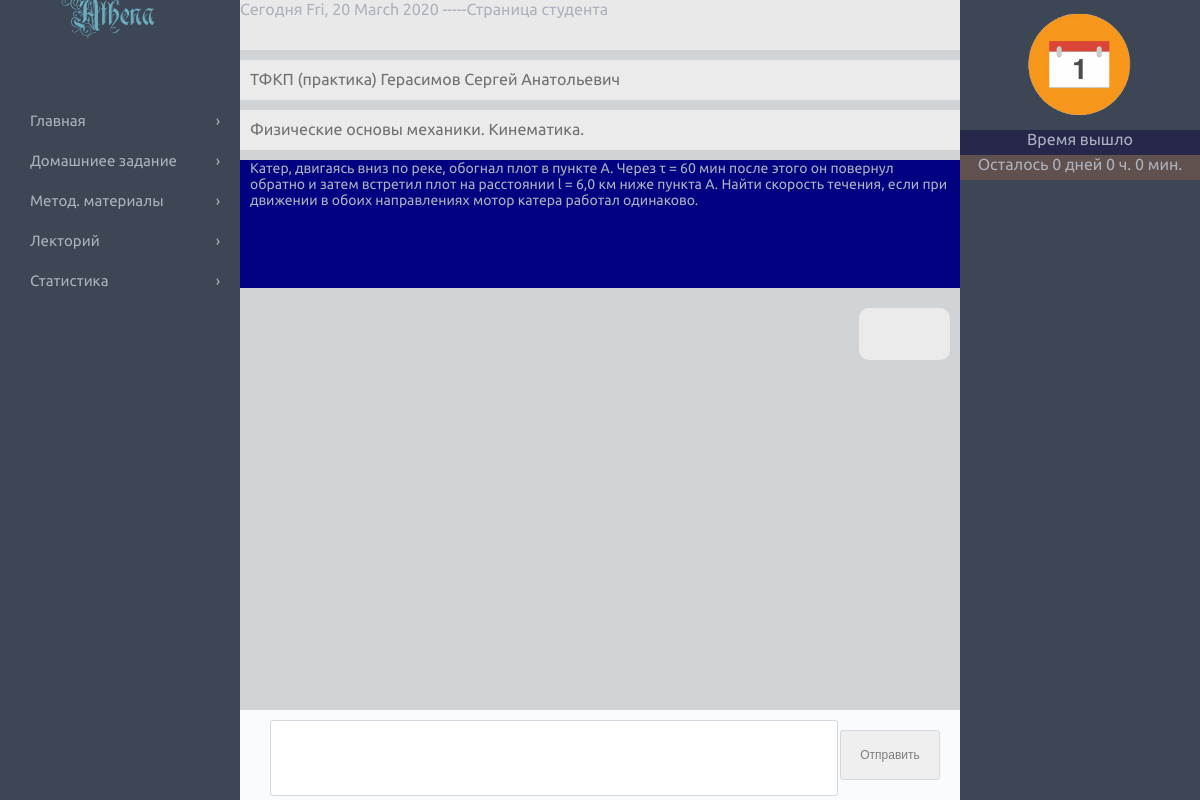
Screenshot of /student/homework.php (signed in) with the database file from the repository.
### tables this page shows
CREATE TABLE IF NOT EXISTS `courses` (
  `n` int(6) NOT NULL,
  `idCO` varchar(13) NOT NULL,
  `name_course` text NOT NULL,
  `idTU` varchar(13) NOT NULL,
  `idGR` varchar(13) NOT NULL,
  `date_exist_course` date NOT NULL,
  `sum_occup` int(3) NOT NULL
);

CREATE TABLE IF NOT EXISTS `userlist` (
  `n` int(11) NOT NULL,
  `id` varchar(13) NOT NULL,
  `status` varchar(10) NOT NULL,
  `login` varchar(30) NOT NULL,
  `pass` varchar(20) NOT NULL,
  `first_name` varchar(30) NOT NULL,
  `last_name` varchar(30) NOT NULL,
  `middle_name` varchar(30) NOT NULL,
  `idGR` varchar(13) NOT NULL
);

CREATE TABLE IF NOT EXISTS `homework` (
  `n` int(10) NOT NULL,
  `idHW` varchar(13) NOT NULL,
  `download_time` date NOT NULL,
  `publ_time` date NOT NULL,
  `deadline` datetime NOT NULL,
  `idTU` varchar(13) NOT NULL,
  `idCO` varchar(13) NOT NULL,
  `idGR` varchar(13) NOT NULL,
  `theme` varchar(50) NOT NULL,
  `descr` text NOT NULL,
  `link` text NOT NULL
);

### student/blocks/hw_blocks/hw_block.php (the view, shortened to what this page needs)
  <div id="checkhw">
<?php
$login=$_SESSION['user']['login'];
$query = "SELECT id,idGR FROM userlist WHERE login='$login'";
if ($result = $mysqli->query($query)) {
    $data = $result->fetch_assoc();
}
else{echo "error-mysql->query";exit();}
$id=$data['id'];
$query = "SELECT * from homework WHERE (idHW ='584351a4ca721')";
if ($result = $mysqli->query($query)) {
    $data = $result->fetch_assoc();
}
else{echo "error-mysql->query";exit();}
$theme=$data['theme'];
$descr=$data['descr'];
$idCO = $data['idCO'];
$idTU = $data['idTU'];
$deadline = $data['deadline'];
$idHW=$data['idHW'];
$today = date("Y-m-d H:i:s");
$number_of_sec = strtotime($deadline) - strtotime($today);
$number_of_days = (int) ($number_of_sec/(60*60*24));
$number_of_hours = (int) (($number_of_sec - $number_of_days*60*60*24)/(60*60));
$number_of_min = (int) (($number_of_sec - $number_of_days*60*60*24 - $number_of_hours*60*60)/60);
$query = "SELECT * from status_hw WHERE (idHW ='$idHW' and id = '$id')";
if ($result = $mysqli->query($query)) {
    $data = $result->fetch_assoc();
   $result->free();}
else{echo "error-mysql->query";exit();}
   $ostalos = "Осталось";
   if ($number_of_days < 0 || $number_of_hours < 0 || $number_of_min < 0) {
     $number_of_days = 0;
     $number_of_hours = 0;
     $number_of_min = 0;
     $name_of_day = "дней";
   }
if ($number_of_days == 0 && $number_of_hours == 0 && $number_of_min == 0) {
      $status = "Время вышло";
      $img_dz = "/img/time_out.png";
   }
?>
<?php if ($result = $mysqli->query($query)) ?>
<?php  $query = "SELECT name_course from courses WHERE (idCO='$idCO')";
if ($result = $mysqli->query($query)) {
    $data = $result->fetch_assoc();
}
else{echo "error-mysql->query"; exit();}
?>
<?php $name_course = $data['name_course'];  ?>
<?php  $query = "SELECT last_name, first_name, middle_name from userlist WHERE (id='$idTU')";
if ($result = $mysqli->query($query)) {
    $data = $result->fetch_assoc();
}
else{echo "error-mysql->query"; exit();}
?>
<?php $last_name = $data['last_name'];
      $first_name = $data['first_name'];
      $middle_name = $data['middle_name']; ?>
<div id="name_discipline"><?php echo $name_course.' '.$last_name.' '.$first_name.' '.$middle_name?></div>
<div id="theme"><?php echo $theme;?></div>
<div id="discription_box">
  <div id="discription">
    <?php echo $descr;?>
  </div>
</div>
<?php
$query = "SELECT sender,message,link, time_mes from messagehw WHERE (idHW='$idHW' and idST='$id') ORDER BY time_mes";
if ($result = $mysqli->query($query)) {
    $data = $result->fetch_assoc();
}
else{echo "error-mysql->query"; exit();}
do{
  if($data['sender']==0){
  printf("
    <div class='message'>
      <div class='you'>%s</div>
      <div class='clear'></div>
    </div>
  ",$data['message'].'<br><br>'.$data['time_mes']);
  }
}
while($data = $result->fetch_assoc());
?>
<div class="input_message">
  <form action="homework.php" method="post" style="position:relative;">
    <textarea class="text" name="message"></textarea>
    <?php
      printf("<input type='hidden' name='id' value='%s'>",$id);
      printf("<input type='hidden' name='idHW' value='%s'>",$idHW);
    ?>
    <br>
    <button type="submit" class="buttonSub">Отправить</button>
  </form>
</div>
</div>
  <div id="files">
    <div id="status_dz">
      <div id="image_status"><img height="110px" src="<?php echo $img_dz;?>"></div>
     <div id="status"><?php echo $status; ?></div>
    <div id="deadline_dz"><?php echo $ostalos." ".$number_of_days." ".$name_of_day." ".$number_of_hours." ч. ".$number_of_min." мин."; ?></div>
</div>
  </div>

### student/css/student_css_tmp.css (style rules this page uses)
html { background-color: #D0D3D8; background-color: #e0e0e0; background-color: #D0D4D7; color:#ABB1BD; min-width: 965px; }
body { margin: 0 auto; font-family: Ubuntu, 'Arial', cursive; }
#status_dz { height: 220px; width: 100%; vertical-align: middle; margin: 0 auto; }
#image_status { margin: 10px auto; height: 110px; width: 110px; }
#status { height: 25px; text-align: center; background-color: #27274C; }
#deadline_dz { height: 25px; text-align: center; background-color: #60514E; }
#checkhw { margin-left: 20%; max-width: 1600px; width: 60%; float: left; padding-bottom: 100px; }
#files { margin-left: 80%; position: fixed; max-width: 1600px; width: 20%; height: 100%; float: left; padding-bottom: 100px; background-color: #3D4655; }
#checkhw #name_discipline { width: 100%-20px; height: 30px; background-color: #EBEBEB; color: #707070; font-size: 16px; padding: 10px 0 0 10px; margin-top: 10px; }
#checkhw #theme { width: 100%-20px; height: 30px; background-color: #EBEBEB; color: #707070; font-size: 16px; padding: 10px 0 0 10px; margin-top: 10px; }
#checkhw #discription { min-height:128px; margin: 10px auto; font-size: 14px; padding: 0 10px; background-color: #000080; border: 0px solid black; }
#checkhw .message { min-height: 50px; padding: 5px; border: 0px solid black; }
#checkhw .you, #checkhw .he { min-width: 10%; max-width: 45%; height: auto; background-color: #EBEBEB; margin: 5px; border-radius: 10px; font-size: 14px; color: #707070; padding: 10px; }
#checkhw .you { float: right; min-width: 10%; max-width: 45%; height: auto; min-height: 30px; word-wrap: break-word; vertical-align: middle; }
#checkhw .input_message { width: 60%; height: 90px; background-color: #FAFBFC; position: fixed; bottom: 0; }
#checkhw .input_message .text { width: 78%; height: 70px; border: 1px solid #D3D9DE; color: #7D7D7D; border-radius: 3px; margin: 10px 30px; resize: none; }
#checkhw .input_message .buttonSub { width: 100px; height: 50px; position: absolute; top: 20px; right: 20px; color: red; font-size: 12px; border: 1px solid #D3D9DE; color: #7D7D7D; border-radius: 3px; cursor: pointer; }

### rows the page displays
courses: name_course "ТФКП (практика)"
userlist: last_name "Герасимов", first_name "Сергей", middle_name "Анатольевич"
homework: theme "Физические основы механики. Кинематика.", descr "Катер, двигаясь вниз по реке, обогнал плот в пункте А. Через τ = 60 мин после этого он повернул обратно и затем встретил плот на расстоянии l = 6,0 км ниже пункта А. Найти скорость течения, если при движении в обоих направлениях мотор катера работал одинаково.", deadline "Время вышло", deadline "0", deadline "дней"

### other values shown
$ostalos "Осталось"
